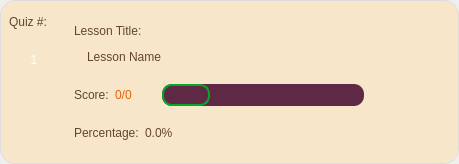
<?xml version="1.0" encoding="UTF-8"?>
<ui version="4.0">
 <class>CardScores</class>
 <widget class="QFrame" name="CardScores">
  <property name="geometry">
   <rect>
    <x>0</x>
    <y>0</y>
    <width>459</width>
    <height>164</height>
   </rect>
  </property>
  <property name="maximumSize">
   <size>
    <width>16777215</width>
    <height>164</height>
   </size>
  </property>
  <property name="focusPolicy">
   <enum>Qt::StrongFocus</enum>
  </property>
  <property name="windowTitle">
   <string>Frame</string>
  </property>
  <property name="styleSheet">
   <string notr="true">#CardLesson { background-color: transparent; }</string>
  </property>
  <layout class="QHBoxLayout" name="horizontalLayout">
   <property name="leftMargin">
    <number>0</number>
   </property>
   <property name="topMargin">
    <number>0</number>
   </property>
   <property name="rightMargin">
    <number>0</number>
   </property>
   <property name="bottomMargin">
    <number>0</number>
   </property>
   <item>
    <widget class="QWidget" name="widget_2" native="true">
     <property name="styleSheet">
      <string notr="true">#widget_2 {
	background-color: #f8e6cb;
	border-radius: 15px;
	border: 1px solid #ddd;
}
#widget_2:hover {
	border: 2px solid #cd99d0;
	background-color: #f7fbfe;
}
/* This style applies when the custom property is true */
#widget_2[selected=&quot;true&quot;] {
	background-color: #e1f5fe;
	border: 2px solid #3498db;
}</string>
     </property>
     <layout class="QHBoxLayout" name="horizontalLayout_3">
      <property name="leftMargin">
       <number>9</number>
      </property>
      <property name="topMargin">
       <number>9</number>
      </property>
      <property name="rightMargin">
       <number>9</number>
      </property>
      <property name="bottomMargin">
       <number>9</number>
      </property>
      <item>
       <widget class="QWidget" name="widget_6" native="true">
        <layout class="QVBoxLayout" name="verticalLayout_4">
         <property name="spacing">
          <number>0</number>
         </property>
         <property name="leftMargin">
          <number>0</number>
         </property>
         <property name="topMargin">
          <number>0</number>
         </property>
         <property name="rightMargin">
          <number>0</number>
         </property>
         <property name="bottomMargin">
          <number>0</number>
         </property>
         <item>
          <widget class="QLabel" name="label_3">
           <property name="minimumSize">
            <size>
             <width>0</width>
             <height>26</height>
            </size>
           </property>
           <property name="maximumSize">
            <size>
             <width>16777215</width>
             <height>26</height>
            </size>
           </property>
           <property name="layoutDirection">
            <enum>Qt::LeftToRight</enum>
           </property>
           <property name="styleSheet">
            <string notr="true">font: 12pt &quot;Inter Medium&quot;; color: rgb(99, 69, 44);</string>
           </property>
           <property name="text">
            <string>Quiz #:</string>
           </property>
           <property name="alignment">
            <set>Qt::AlignLeading|Qt::AlignLeft|Qt::AlignVCenter</set>
           </property>
          </widget>
         </item>
         <item>
          <widget class="QWidget" name="widget_5" native="true">
           <property name="minimumSize">
            <size>
             <width>50</width>
             <height>50</height>
            </size>
           </property>
           <property name="maximumSize">
            <size>
             <width>50</width>
             <height>50</height>
            </size>
           </property>
           <property name="styleSheet">
            <string notr="true">#widget_5 {
	border-image: url(:/Images/Images/wood_round.png);
}</string>
           </property>
           <layout class="QVBoxLayout" name="verticalLayout_3">
            <item>
             <widget class="QLabel" name="label_quiznum">
              <property name="styleSheet">
               <string notr="true">border-radius: 10px; font: 22pt &quot;Biscuit Glitch&quot;; color: rgb(255, 255, 255);</string>
              </property>
              <property name="text">
               <string>1</string>
              </property>
              <property name="scaledContents">
               <bool>true</bool>
              </property>
              <property name="alignment">
               <set>Qt::AlignCenter</set>
              </property>
             </widget>
            </item>
           </layout>
          </widget>
         </item>
         <item>
          <spacer name="verticalSpacer">
           <property name="orientation">
            <enum>Qt::Vertical</enum>
           </property>
           <property name="sizeHint" stdset="0">
            <size>
             <width>20</width>
             <height>40</height>
            </size>
           </property>
          </spacer>
         </item>
        </layout>
       </widget>
      </item>
      <item>
       <widget class="QWidget" name="widget" native="true">
        <layout class="QVBoxLayout" name="verticalLayout">
         <property name="spacing">
          <number>0</number>
         </property>
         <item>
          <widget class="QLabel" name="label_1">
           <property name="minimumSize">
            <size>
             <width>0</width>
             <height>26</height>
            </size>
           </property>
           <property name="maximumSize">
            <size>
             <width>16777215</width>
             <height>26</height>
            </size>
           </property>
           <property name="layoutDirection">
            <enum>Qt::LeftToRight</enum>
           </property>
           <property name="styleSheet">
            <string notr="true">font: 12pt &quot;Inter Medium&quot;; color: rgb(99, 69, 44);</string>
           </property>
           <property name="text">
            <string>Lesson Title:</string>
           </property>
           <property name="alignment">
            <set>Qt::AlignLeading|Qt::AlignLeft|Qt::AlignVCenter</set>
           </property>
          </widget>
         </item>
         <item>
          <widget class="QLabel" name="label_LessonName">
           <property name="minimumSize">
            <size>
             <width>0</width>
             <height>26</height>
            </size>
           </property>
           <property name="layoutDirection">
            <enum>Qt::LeftToRight</enum>
           </property>
           <property name="styleSheet">
            <string notr="true">font: 14pt &quot;Inter Medium&quot;; color: rgb(99, 69, 44); padding: 0px 10px;</string>
           </property>
           <property name="text">
            <string>Lesson Name</string>
           </property>
           <property name="alignment">
            <set>Qt::AlignLeading|Qt::AlignLeft|Qt::AlignVCenter</set>
           </property>
           <property name="wordWrap">
            <bool>false</bool>
           </property>
          </widget>
         </item>
         <item>
          <widget class="QWidget" name="widget_4" native="true">
           <layout class="QHBoxLayout" name="horizontalLayout_2">
            <property name="leftMargin">
             <number>0</number>
            </property>
            <property name="topMargin">
             <number>0</number>
            </property>
            <property name="rightMargin">
             <number>0</number>
            </property>
            <property name="bottomMargin">
             <number>0</number>
            </property>
            <item>
             <widget class="QLabel" name="label_2">
              <property name="minimumSize">
               <size>
                <width>0</width>
                <height>26</height>
               </size>
              </property>
              <property name="maximumSize">
               <size>
                <width>16777215</width>
                <height>26</height>
               </size>
              </property>
              <property name="layoutDirection">
               <enum>Qt::LeftToRight</enum>
              </property>
              <property name="styleSheet">
               <string notr="true">font: 12pt &quot;Inter Medium&quot;; color: rgb(99, 69, 44);</string>
              </property>
              <property name="text">
               <string>Score:</string>
              </property>
              <property name="alignment">
               <set>Qt::AlignLeading|Qt::AlignLeft|Qt::AlignVCenter</set>
              </property>
             </widget>
            </item>
            <item>
             <widget class="QLabel" name="label_score">
              <property name="maximumSize">
               <size>
                <width>16777215</width>
                <height>40</height>
               </size>
              </property>
              <property name="layoutDirection">
               <enum>Qt::LeftToRight</enum>
              </property>
              <property name="styleSheet">
               <string notr="true">font: 22pt &quot;Biscuit Glitch&quot;; color: rgb(230, 97, 0);</string>
              </property>
              <property name="text">
               <string>0/0</string>
              </property>
              <property name="alignment">
               <set>Qt::AlignLeading|Qt::AlignLeft|Qt::AlignVCenter</set>
              </property>
             </widget>
            </item>
            <item>
             <widget class="QWidget" name="widget_progress" native="true">
              <property name="minimumSize">
               <size>
                <width>250</width>
                <height>50</height>
               </size>
              </property>
              <property name="maximumSize">
               <size>
                <width>250</width>
                <height>50</height>
               </size>
              </property>
              <property name="styleSheet">
               <string notr="true">#widget_progress {
	color: rgb(51, 209, 122);
	border-image: url(:/Images/Images/button_wood.png);
	background: transparent;
}</string>
              </property>
              <layout class="QHBoxLayout" name="horizontalLayout_4">
               <property name="leftMargin">
                <number>24</number>
               </property>
               <property name="topMargin">
                <number>13</number>
               </property>
               <property name="rightMargin">
                <number>24</number>
               </property>
               <property name="bottomMargin">
                <number>13</number>
               </property>
               <item>
                <widget class="QProgressBar" name="progressBar_score">
                 <property name="styleSheet">
                  <string notr="true">QProgressBar {
	border-radius: 10px;
	background-color: #5f2845;
}

QProgressBar::chunk {
	background-color: qlineargradient(x1:0, y1:0, x2:0, y2:1, 
                                stop:0 rgb(87, 227, 137), 
                                stop:1 rgb(4, 167, 38));
	border-radius: 10px;
	border: 2px solid rgb(4, 167, 38);
}</string>
                 </property>
                 <property name="value">
                  <number>24</number>
                 </property>
                 <property name="alignment">
                  <set>Qt::AlignCenter</set>
                 </property>
                 <property name="textVisible">
                  <bool>false</bool>
                 </property>
                 <property name="orientation">
                  <enum>Qt::Horizontal</enum>
                 </property>
                </widget>
               </item>
              </layout>
             </widget>
            </item>
            <item>
             <spacer name="horizontalSpacer">
              <property name="orientation">
               <enum>Qt::Horizontal</enum>
              </property>
              <property name="sizeHint" stdset="0">
               <size>
                <width>40</width>
                <height>20</height>
               </size>
              </property>
             </spacer>
            </item>
           </layout>
          </widget>
         </item>
         <item>
          <widget class="QWidget" name="widget_3" native="true">
           <layout class="QHBoxLayout" name="horizontalLayout_5">
            <property name="leftMargin">
             <number>0</number>
            </property>
            <property name="topMargin">
             <number>0</number>
            </property>
            <property name="rightMargin">
             <number>0</number>
            </property>
            <property name="bottomMargin">
             <number>0</number>
            </property>
            <item>
             <widget class="QLabel" name="label_4">
              <property name="minimumSize">
               <size>
                <width>0</width>
                <height>26</height>
               </size>
              </property>
              <property name="maximumSize">
               <size>
                <width>16777215</width>
                <height>26</height>
               </size>
              </property>
              <property name="layoutDirection">
               <enum>Qt::LeftToRight</enum>
              </property>
              <property name="styleSheet">
               <string notr="true">font: 12pt &quot;Inter Medium&quot;; color: rgb(99, 69, 44);</string>
              </property>
              <property name="text">
               <string>Percentage:</string>
              </property>
              <property name="alignment">
               <set>Qt::AlignLeading|Qt::AlignLeft|Qt::AlignVCenter</set>
              </property>
             </widget>
            </item>
            <item>
             <widget class="QLabel" name="label_percentage">
              <property name="minimumSize">
               <size>
                <width>0</width>
                <height>26</height>
               </size>
              </property>
              <property name="layoutDirection">
               <enum>Qt::LeftToRight</enum>
              </property>
              <property name="styleSheet">
               <string notr="true">font: 14pt &quot;Inter Medium&quot;; color: rgb(99, 69, 44);</string>
              </property>
              <property name="text">
               <string>0.0%</string>
              </property>
              <property name="alignment">
               <set>Qt::AlignLeading|Qt::AlignLeft|Qt::AlignVCenter</set>
              </property>
              <property name="wordWrap">
               <bool>false</bool>
              </property>
             </widget>
            </item>
            <item>
             <spacer name="horizontalSpacer_2">
              <property name="orientation">
               <enum>Qt::Horizontal</enum>
              </property>
              <property name="sizeHint" stdset="0">
               <size>
                <width>40</width>
                <height>20</height>
               </size>
              </property>
             </spacer>
            </item>
           </layout>
          </widget>
         </item>
        </layout>
       </widget>
      </item>
     </layout>
    </widget>
   </item>
  </layout>
 </widget>
 <resources>
  <include location="../resources.qrc"/>
 </resources>
 <connections/>
</ui>
